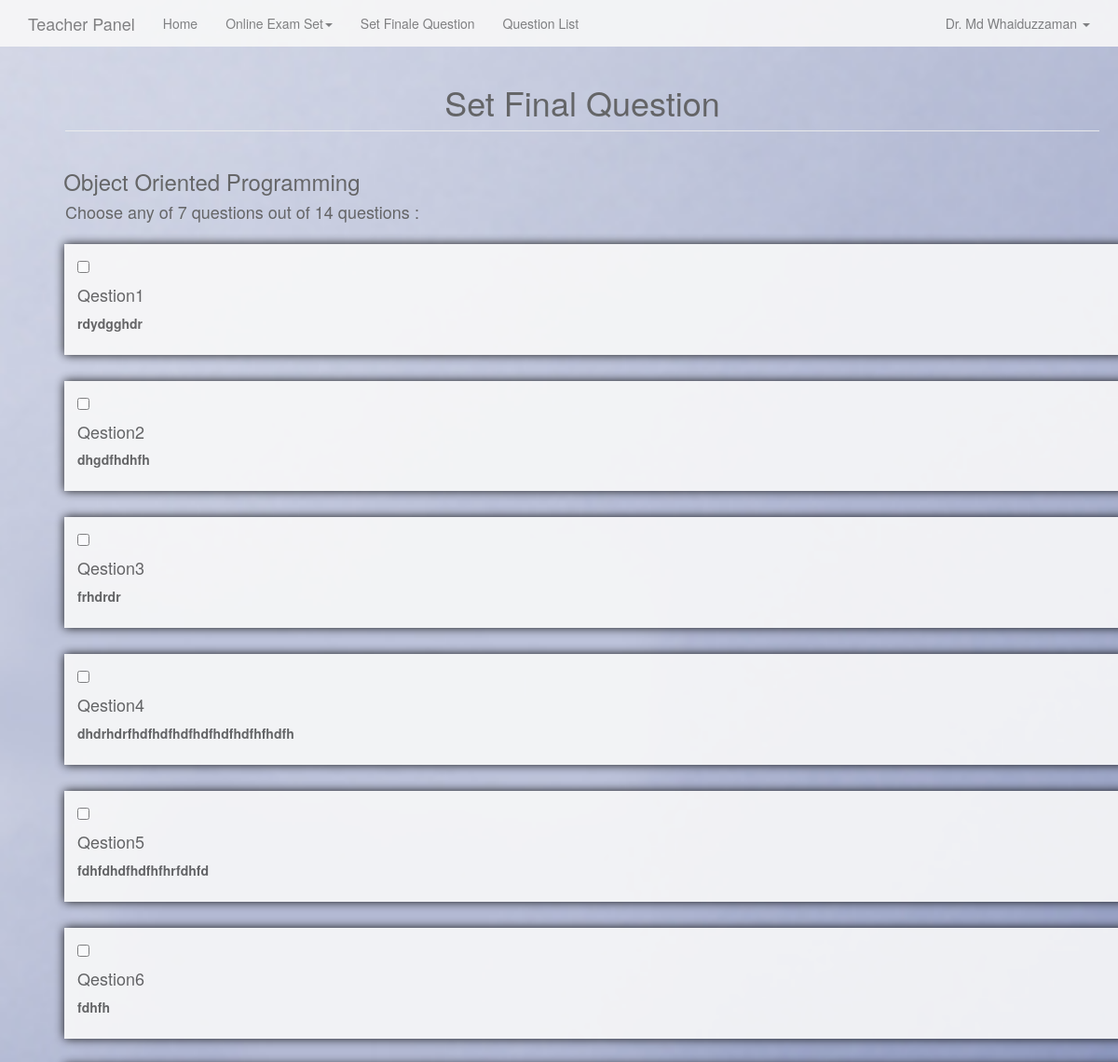
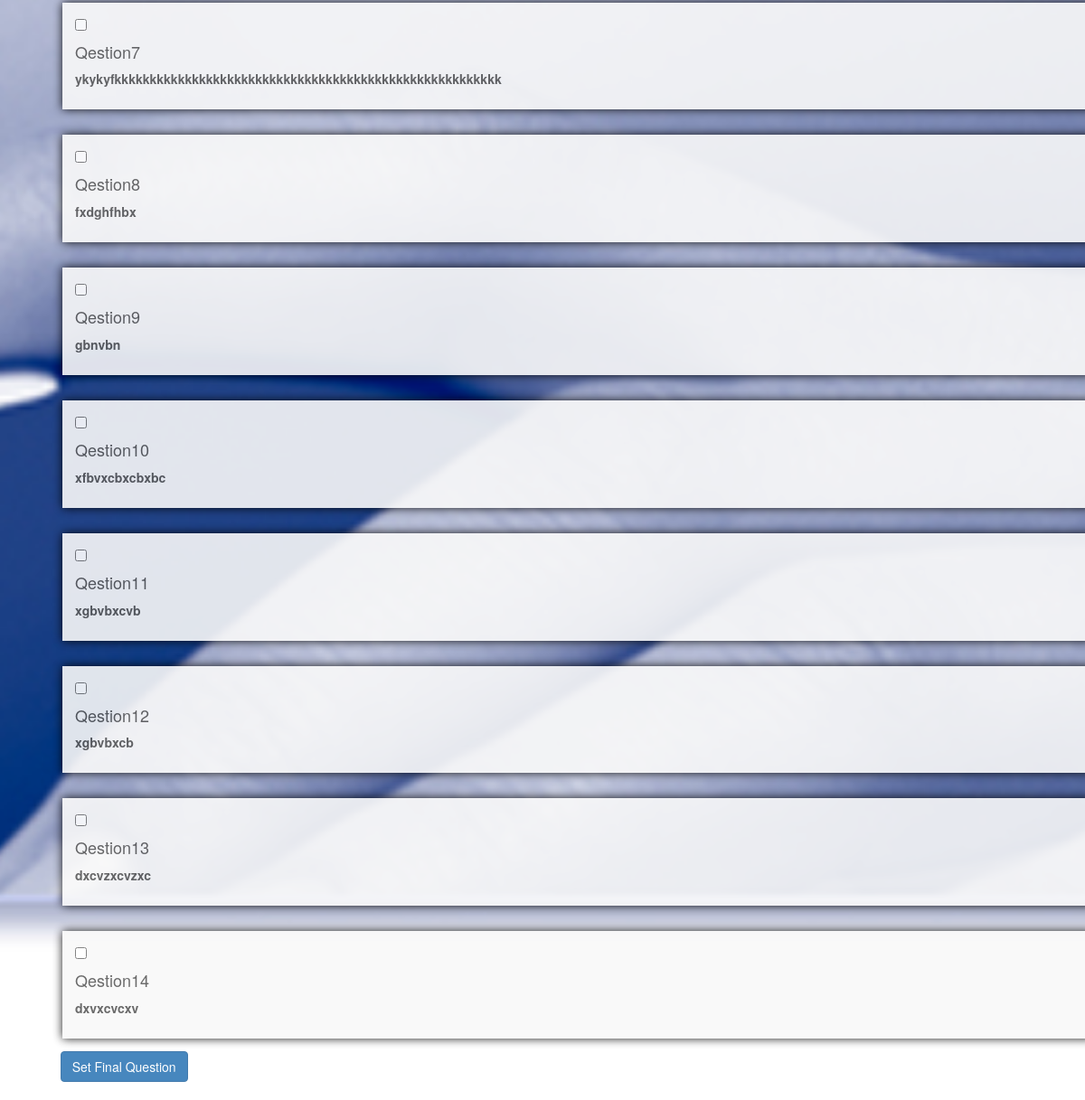
/teacher/set_question_head.php?fe_id=4 (signed in), run on the app's committed database (2 pictures, top to bottom).
### tables this page shows
CREATE TABLE `teacher` (
  `t_id` int(11) NOT NULL,
  `t_name` varchar(100) NOT NULL,
  `t_uname` varchar(100) NOT NULL,
  `t_password` varchar(100) NOT NULL,
  `t_email` varchar(100) NOT NULL
);

CREATE TABLE `finale_exam` (
  `fe_id` int(11) NOT NULL,
  `t_id` int(11) NOT NULL,
  `sub_id` int(11) NOT NULL,
  `status` varchar(100) NOT NULL
);

CREATE TABLE `subject` (
  `sub_id` int(11) NOT NULL,
  `sub_name` varchar(100) NOT NULL,
  `sem_id` int(11) NOT NULL
);

CREATE TABLE `finale_question` (
  `fq_id` int(11) NOT NULL,
  `fq_name` mediumtext NOT NULL,
  `fe_id` int(11) NOT NULL,
  `fqc_id` int(11) NOT NULL
);

### includes/function.php (called while the page is built, shortened)
<?php
function protect($string) {
	$protection = htmlspecialchars(trim($string), ENT_QUOTES);
	return $protection;
}
function teacher_info($t_id,$value) {
	global $db;
	$query = $db->query("SELECT * FROM teacher WHERE t_id='$t_id'");
	$row = $query->fetch_assoc();
	return $row[$value];
}
function is_teacher_Loggedin(){
	if (isset($_SESSION['t_id'])) {
			return true;
	} else {
		return false;
	}
}
?>

### teacher/set_question_head.php (the view, shortened to what this page needs)
<?php
	include('header.php');
?>
<?php if(is_teacher_Loggedin()):?>
<?php
    $fe_id= protect($_GET['fe_id']);
?>
<div class="container fluid">
  <div class="panel-heading">
    <h1 class="sub-header" align="center">Set Final Question</h1>
  </div>
  <?php
    $query = $db->query("select * from subject inner join finale_exam on subject.sub_id=finale_exam.sub_id where fe_id='$fe_id'");
    $rows = $query->fetch_assoc();
    echo '<h3>&nbsp&nbsp'.$rows['sub_name'].'</h3>'
  ?>
  <h4>&nbsp&nbsp&nbspChoose any of 7 questions out of 14 questions :</h4>
  <form action="" method="POST">
    <?php
      $i = 1 ;
      $query = $db->query("select * from finale_question inner join finale_exam on finale_question.fe_id = finale_exam.fe_id where sub_id = (select sub_id from finale_exam where fe_id = '$fe_id')");
      while($rows = $query->fetch_assoc()){
        echo '  <div class="custom-control custom-checkbox">
                  <label>
                    <input type="checkbox" name="fquestion[]" value ="'.$rows['fq_id'].'">
                    <h4>Qestion'.$i.'</h4>
                    <p>'.$rows['fq_name'].'</p>
                  </label>
            </div>
           ';
           $i++;
      };
    ?>
    <div class="input_but">
      <input type="submit" name="submit" Value="Set Final Question" class="btn btn-primary">
    </div>
</form>
</div>
<?php else:?>
<?php header('Location: signin.php');  ?>
<?php endif?>
<?php
	include('footer.php');
?>

### teacher/header.php (shortened to what this page needs)
<?php
  include('../includes/connect.php');
  include('../includes/function.php');
?>
<!DOCTYPE html>
<html lang="en">
  <head>
    <link href="../assets/css/bootstrap.min.css" rel="stylesheet">
    <link href="../assets/css/ie10-viewport-bug-workaround.css" rel="stylesheet">
    <link href="../assets/css/dashboard.css" rel="stylesheet">
    <link href="../assets/css/carousel.css" rel="stylesheet">
    <link href="../assets/css/signin.css" rel="stylesheet">
  </head>
  <body>
    <div class="">
    <nav class="navbar navbar-default navbar-fixed-top">
      <div class="container">
        <div class="navbar-header">
          <a class="navbar-brand" href="signin.php">Teacher Panel</a>
        </div>
        <div id="navbar" class="navbar-collapse collapse">
          <ul class="nav navbar-nav">
            <li class=""><a href="../index.php">Home</a></li>
            <?php if(is_teacher_Loggedin()):?>
            <li class="dropdown">
              <a href="#" class="dropdown-toggle" data-toggle="dropdown" role="button" aria-haspopup="true" aria-expanded="false">Online Exam Set<span class="caret"></span></a>
            </li>
            <li><a href="set_finale_question.php">Set Finale Question</a></li>
            <li><a href="question_list.php">Question List</a></li>
            <?php else:?>
            <?php endif?>
          </ul>
          <ul class="nav navbar-nav navbar-right">
            <?php if(is_teacher_Loggedin()):?>
            <li class="dropdown">
              <a href="#" class="dropdown-toggle active" data-toggle="dropdown" role="button" aria-haspopup="true" aria-expanded="false"><?php echo teacher_info($_SESSION['t_id'],'t_name'); ?> <span class="caret"></span></a>
            </li>
            <?php endif?>
          </ul>
        </div>
      </div>
    </nav>
    <div class="container-fluid">
      <div class="row">
        <div class="col-sm-12 main">

### assets/css/dashboard.css (style rules this page uses)
body { padding-top: 50px; }
.sub-header { padding-bottom: 10px; border-bottom: 1px solid #eee; }
.navbar-fixed-top { border: 0; }
.main { padding: 20px; }
@media (min-width: 768px) { .main { padding-right: 40px; padding-left: 40px; } }

### assets/css/carousel.css (style rules this page uses)
body { padding-bottom: 40px; color: #5a5a5a; }

### assets/css/signin.css (style rules this page uses)
body { padding-top: 40px; padding-bottom: 40px; background-color: #eee; }

### teacher/header.php (style rules this page uses)
body { background-image: url("../assets/img/banner-bg.jpg"); height: 100vh; -webkit-background-size: cover; background-size: cover; background-position: center; opacity: .9; background-attachment: fixed; }

### teacher/set_question_head.php (style rules this page uses)
label { margin-top: 1em; background-color: #f9f9f9; margin-bottom: 1em; margin-right: 1em; margin-left: 1em; padding: 1em; width: 100%; -webkit-box-shadow: 0px 0px 10px 0px #ccc; -moz-box-shadow: 0px 0px 10px 0px #ccc; -o-box-shadow: 0px 0px 10px 0px #ccc; -ms-box-shadow: 0px 0px 10px 0px #ccc; box-shadow: 0px 0px 10px 0px black; }
.input_but { margin left: 20em }

### data on the page
teacher: t_name "Dr. Md Whaiduzzaman"
finale_exam: sub.sub_name "Object Oriented Programming"
finale_question: fq_name "rdydgghdr"
finale_question: fq_name "dhgdfhdhfh"
finale_question: fq_name "frhdrdr"
finale_question: fq_name "dhdrhdrfhdfhdfhdfhdfhdfhdfhfhdfh"
finale_question: fq_name "fdhfdhdfhdfhfhrfdhfd"
finale_question: fq_name "fdhfh"
finale_question: fq_name "ykykyfkkkkkkkkkkkkkkkkkkkkkkkkkkkkkkkkkkkkkkkkkkkkkkkkkkkkkkk"
finale_question: fq_name "fxdghfhbx"
finale_question: fq_name "gbnvbn"
finale_question: fq_name "xfbvxcbxcbxbc"
finale_question: fq_name "xgbvbxcvb"
finale_question: fq_name "xgbvbxcb"
finale_question: fq_name "dxcvzxcvzxc"
finale_question: fq_name "dxvxcvcxv"
